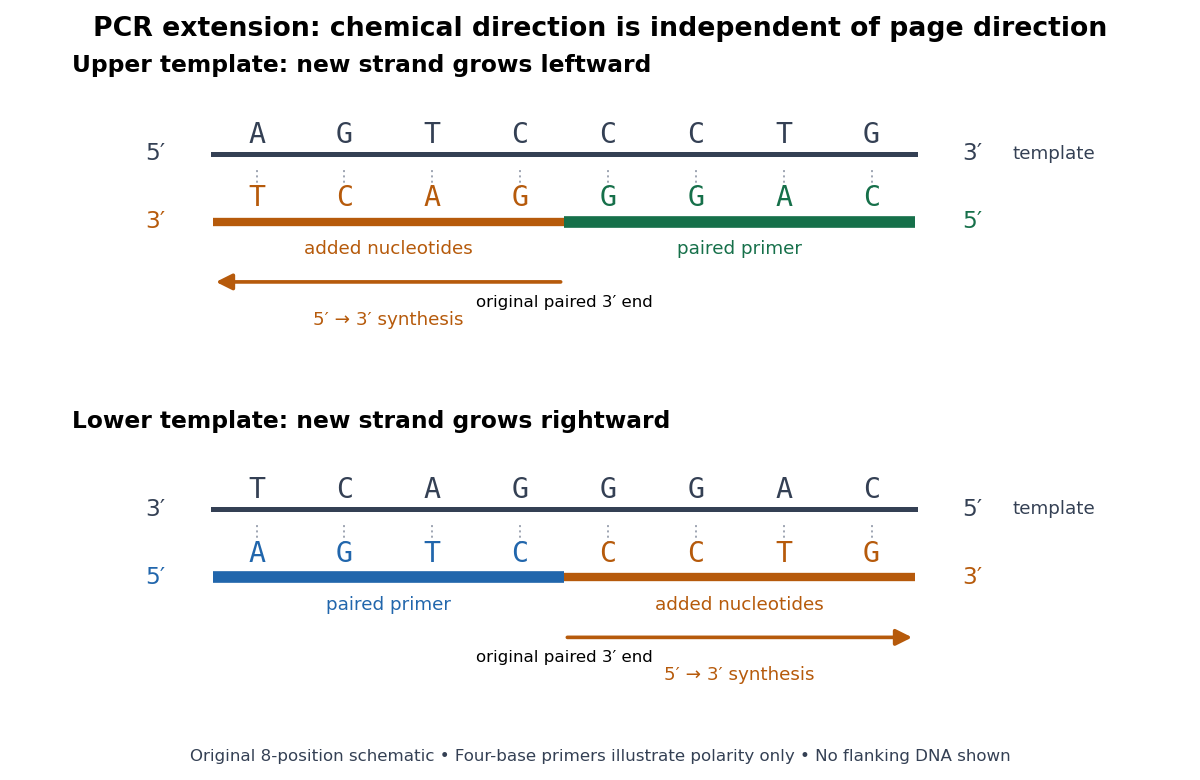

Recreate this plot in Python.
"""Draw primer-directed copying; tested with Python 3.14 / matplotlib 3.10.7.

Run from _media; writes pcr-primer-extension-polarity.png in the CWD.
"""
from pathlib import Path
import matplotlib.pyplot as plt
from matplotlib.patches import FancyArrowPatch


def main():
    plt.rcParams.update({'font.size': 12, 'font.family': 'DejaVu Sans'})
    fig, axes = plt.subplots(2, 1, figsize=(10, 6.5), dpi=120)
    fig.patch.set_facecolor('white')
    gray, blue, green, orange = '#344054', '#2166ac', '#16704a', '#b65a0b'
    panels = [
        ('Upper template: new strand grows leftward', 'AGTCCCTG', 'TCAGGGAC', "5′", "3′", "3′", "5′", 4, 8, green, 4, 0),
        ('Lower template: new strand grows rightward', 'TCAGGGAC', 'AGTCCCTG', "3′", "5′", "5′", "3′", 0, 4, blue, 4, 8),
    ]
    for ax, (title, template, product, tl, tr, pl, pr, begin, end, color, start, finish) in zip(axes, panels):
        ax.set(xlim=(-1.6, 9.6), ylim=(-1.1, 2.15))
        ax.axis('off')
        ax.set_title(title, loc='left', fontsize=14, weight='bold', pad=8)
        ax.plot([0, 8], [1.25, 1.25], color=gray, lw=3)
        ax.text(-0.65, 1.25, tl, ha='center', va='center', color=gray, fontsize=14)
        ax.text(8.65, 1.25, tr, ha='center', va='center', color=gray, fontsize=14)
        ax.text(9.1, 1.25, 'template', ha='left', va='center', color=gray, fontsize=11)
        ax.plot([0, 8], [0.35, 0.35], color=orange, lw=5, solid_capstyle='butt')
        ax.plot([begin, end], [0.35, 0.35], color=color, lw=7, solid_capstyle='butt')
        for x, (a, b) in enumerate(zip(template, product)):
            ax.text(x + 0.5, 1.5, a, ha='center', va='center', fontsize=17, family='DejaVu Sans Mono', color=gray)
            ax.text(x + 0.5, 0.66, b, ha='center', va='center', fontsize=17, family='DejaVu Sans Mono', color=color if begin <= x < end else orange)
            ax.plot([x + 0.5, x + 0.5], [0.8, 1.05], color='#a0a7b4', lw=1.2, ls=':')
        ax.text(-0.65, 0.35, pl, ha='center', va='center', color=orange if start > finish else color, fontsize=14)
        ax.text(8.65, 0.35, pr, ha='center', va='center', color=color if start > finish else orange, fontsize=14)
        ax.text((begin + end)/2, -0.02, 'paired primer', color=color, ha='center', va='center', fontsize=11)
        ax.text(2 if start > finish else 6, -0.02, 'added nucleotides', color=orange, ha='center', va='center', fontsize=11)
        ax.add_patch(FancyArrowPatch((start, -0.45), (finish, -0.45), arrowstyle='-|>', mutation_scale=20, lw=2.2, color=orange))
        ax.text(start, -0.72, 'original paired 3′ end', ha='center', va='center', fontsize=10)
        ax.text(2 if start > finish else 6, -0.95, '5′ → 3′ synthesis', ha='center', va='center', fontsize=11, color=orange)
    fig.suptitle('PCR extension: chemical direction is independent of page direction', fontsize=16, weight='bold', y=0.98)
    fig.text(0.5, 0.025, 'Original 8-position schematic • Four-base primers illustrate polarity only • No flanking DNA shown', ha='center', fontsize=10, color=gray)
    fig.subplots_adjust(left=0.06, right=0.88, top=0.89, bottom=0.12, hspace=0.45)
    fig.savefig(Path.cwd() / (Path(__file__).stem + '.png'), facecolor='white', transparent=False)
    plt.close(fig)


if __name__ == '__main__':
    main()
